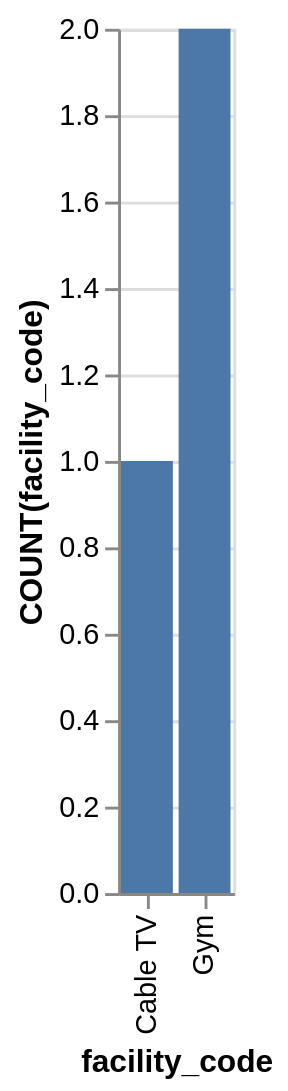

Here is the Vega-Lite specification saved for this chart:
### Vega-Lite specification from a JSON file in a GitHub repository (floating-point values rounded to 4 significant figures)
{"data": {"values": [{"x_data": "Cable TV", "y_data": 1}, {"x_data": "Gym", "y_data": 2}]}, "mark": "bar", "encoding": {"x": {"field": "x_data", "type": "nominal", "title": "facility_code", "sort": "ascending"}, "y": {"field": "y_data", "type": "quantitative", "title": "COUNT(facility_code)"}}}
